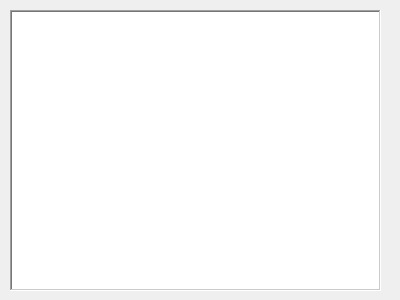
<?xml version="1.0" encoding="UTF-8"?>
<ui version="4.0">
 <class>ChildrenForm</class>
 <widget class="QWidget" name="ChildrenForm">
  <property name="geometry">
   <rect>
    <x>0</x>
    <y>0</y>
    <width>400</width>
    <height>300</height>
   </rect>
  </property>
  <property name="windowTitle">
   <string>MainForm2</string>
  </property>
  <widget class="QWidget" name="gridLayoutWidget">
   <property name="geometry">
    <rect>
     <x>10</x>
     <y>10</y>
     <width>371</width>
     <height>281</height>
    </rect>
   </property>
   <layout class="QGridLayout" name="MaingridLayout">
    <item row="0" column="0">
     <widget class="QTextEdit" name="textEdit">
      <property name="frameShape">
       <enum>QFrame::WinPanel</enum>
      </property>
      <property name="frameShadow">
       <enum>QFrame::Sunken</enum>
      </property>
      <property name="lineWidth">
       <number>1</number>
      </property>
      <property name="midLineWidth">
       <number>0</number>
      </property>
     </widget>
    </item>
   </layout>
  </widget>
 </widget>
 <resources/>
 <connections/>
</ui>
